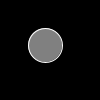
Frame 1 (no input)
Frame 60 (the mouse pressed at the canvas centre just before this capture): identical to frame 1, image omitted
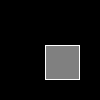
Frame 120 (the mouse held since frame 60 and released just before this capture)

The Processing sketch that drew these frames (run headless with seeded random() and noise(); from frame 60 on, the mouse is pressed at the canvas centre):

// Processing sketch: Example_3_5
// ── Example_3_5.pde
//Reas, C. & Fry, B. (2014) Processing – A Programming Handbook for Visual Designers and Artists, 2nd Edition, MIT Press, London.

void setup() {
  size(100,100);
}

void draw() {
  background(0);
  stroke(255);
  fill(128);
  if (mousePressed){
    rect(45,45,34,34); 
  }
  else{
    ellipse(45,45,34,34);     
  }
}
